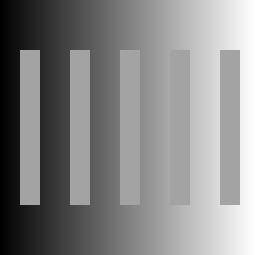
Frame 1 (no input)
Frame 2 (the mouse pressed at the canvas centre, redrawn once): identical to frame 1, image omitted

The p5.js sketch that drew this single still picture (run headless with seeded random() and noise() and a simulated clock; the mouse was pressed at the canvas centre and the sketch redrawn once):

// p5.js sketch
// ── sketch.js
let extraCanvas;

function setup() {
    createCanvas(255, 255);
    pixelDensity(1);
}

function draw() {
    background(0, 255, 255); // before
    loadPixels();
    for (let y = 0; y < height; y++) {
        for (let x = 0; x < width; x++) {
            let idx = (x + y * width) * 4;
            pixels[idx + 0] = x;
            pixels[idx + 1] = x;
            pixels[idx + 2] = x;
            pixels[idx + 3] = 255;
        }
    }
    updatePixels(); // after 
    
    // dimgray = "#303030"
    // draw_rect(20, 50, 20, 155, dimgray);
    // draw_rect(70, 50, 20, 155, dimgray);
    // draw_rect(120, 50, 20, 155, dimgray);
    // draw_rect(170, 50, 20, 155, dimgray);
    // draw_rect(220, 50, 20, 155, dimgray);
    
    lightgray = "#a3a3a3"
    draw_rect(20, 50, 20, 155, lightgray);
    draw_rect(70, 50, 20, 155, lightgray);
    draw_rect(120, 50, 20, 155, lightgray);
    draw_rect(170, 50, 20, 155, lightgray);
    draw_rect(220, 50, 20, 155, lightgray);

    noLoop();
}

function draw_rect(x, y, width, height, color) {
    fill(color);
    noStroke();
    rect(x, y, width, height);
}
